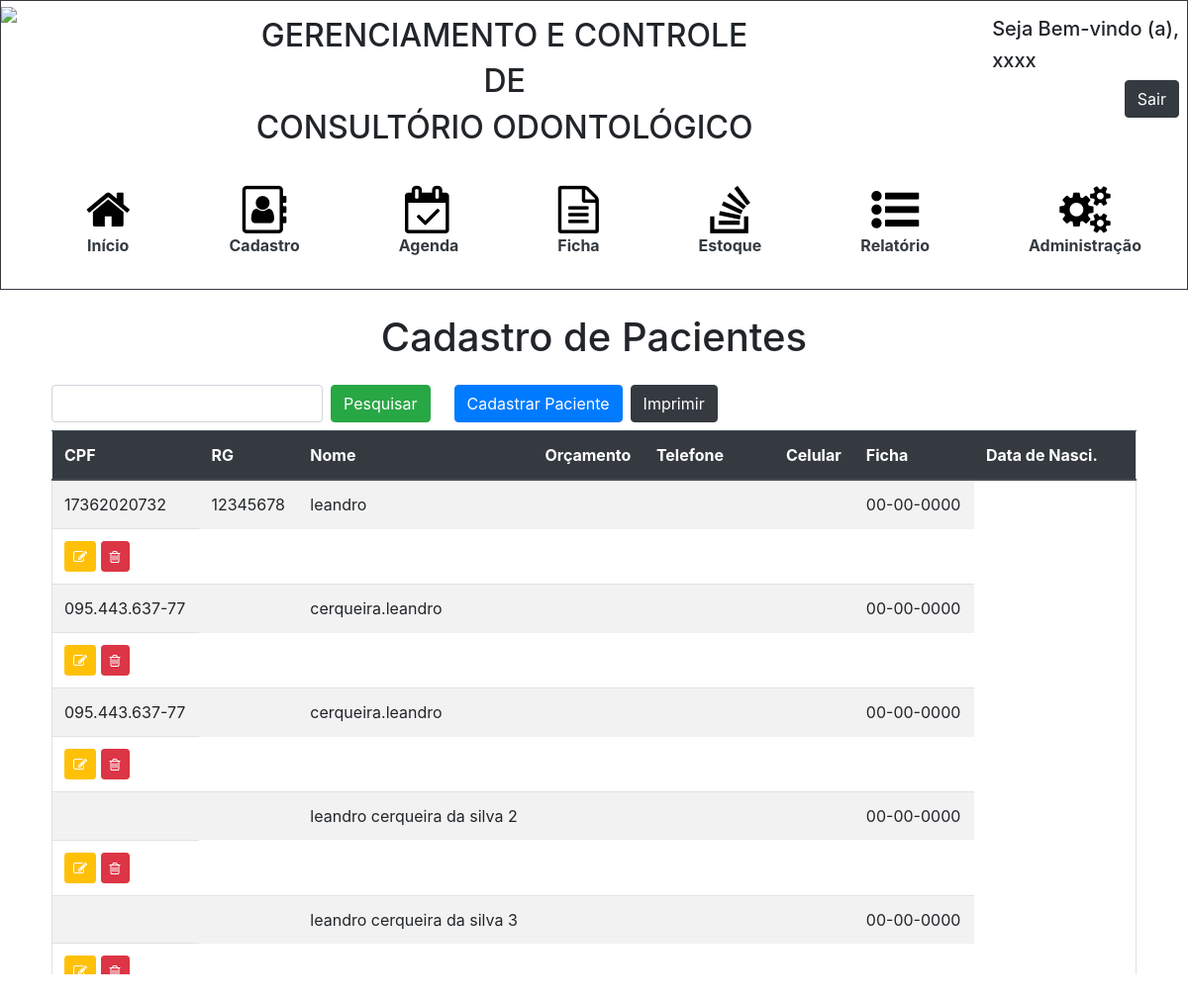
The page /pesquisarCadastro.php?nome=leandro on the database its author committed.
### tables this page shows
CREATE TABLE `pessoa`  (
  `id_pessoa` int(11) NOT NULL AUTO_INCREMENT,
  `cpf` varchar(15) NOT NULL,
  `rg` varchar(15) NOT NULL,
  `nome` varchar(100) NOT NULL,
  `orcamento` varchar(3) NULL DEFAULT NULL,
  `telefone` varchar(15) NULL DEFAULT NULL,
  `celular` varchar(15) NOT NULL,
  `email` varchar(50) NULL DEFAULT NULL,
  `cep` varchar(15) NOT NULL,
  `endereco` varchar(100) NOT NULL,
  `complemento` varchar(100) NULL DEFAULT NULL,
  `bairro` varchar(50) NOT NULL,
  `nascimento` date NOT NULL,
  `cidade` varchar(30) NOT NULL,
  `uf` varchar(5) NULL DEFAULT NULL,
  `situacaoficha` varchar(20) NULL DEFAULT NULL,
  `doencabase` varchar(255) NULL DEFAULT NULL,
  `alergia` varchar(255) NULL DEFAULT NULL,
  `medicamentos` varchar(255) NULL DEFAULT NULL,
  `cirurgia` varchar(255) NULL DEFAULT NULL,
  `internacoes` varchar(255) NULL DEFAULT NULL,
  `pa` varchar(255) NULL DEFAULT NULL,
  `queixaprinc` varchar(255) NULL DEFAULT NULL,
  PRIMARY KEY (`id_pessoa`) USING BTREE
);

### pesquisarCadastro.php (the view, shortened to what this page needs)
<!DOCTYPE html>
<html>
	<head>
		<link rel="stylesheet" href="https://stackpath.bootstrapcdn.com/bootstrap/4.3.1/css/bootstrap.min.css">
		<link rel="stylesheet" href="https://cdnjs.cloudflare.com/ajax/libs/font-awesome/4.7.0/css/font-awesome.min.css">
		<link rel="stylesheet" type="text/css" href="styleHeader.css">
	</head>
	<body>
		<?php include 'header.php'?>
		<h1 class = "text-center mb-4">Cadastro de Pacientes</h1>
        <div class = "pl-5 pr-5">
            <span class = "d-flex d-inline-flex mb-2">
                <form class="form-inline">
                    <input class="form-control mr-2 ml-1" type="search" name = "nome">
                    <button class="btn btn-success btn-md mr-3" type="submit">Pesquisar</button>
                </form>
                <?php
                    if(isset($_GET["nome"])){
                        $nome = $_GET["nome"];
                        include_once 'conexao.php';
                        $sql = "SELECT * FROM pessoa WHERE nome
                        LIKE '%{$nome}%'";
                        $result = mysqli_query($con, $sql);
                        $totalRegistros = mysqli_num_rows($result);
                        if($totalRegistros > 0){
                ?>
                <button type="button" class="btn btn-primary btn-md ml-2" data-toggle="modal" data-target="#modal1">Cadastrar Paciente</button>
                <input type="button" class ="btn btn-dark ml-2" onclick="window.print();" value="Imprimir">
            </span>
            <div class = "overflow-auto ml-1 mr-1" style = "max-height: 550px">
                <table class="table border table-striped">
                    <thead id = "theadCadastro" class = "thead-dark">
                        <tr>
                            <th scope="col">CPF</th>
                            <th scope="col">RG</th>
                            <th scope="col">Nome</th>
                            <th scope="col">Orçamento</th>
                            <th scope="col">Telefone</th>
                            <th scope="col">Celular</th>
                            <th scope="col">Ficha</th>
                            <th scope="col">Data de Nasci.</th>
                            <th scope="col"></th>
                        </tr>
                    </thead>
                    <tbody id = "tbodyCadastro">
                    <?php
                            while($array = mysqli_fetch_array($result)){
                            $idPessoa = $array['id_pessoa'];
                            $nascimento = $array['nascimento'];
                            $dtNasci = explode('-', $nascimento);
                            $datadeNascimento = $dtNasci[2] . "-" . $dtNasci[1]. "-" . $dtNasci[0];
                        ?>
                            <tr>
                                <td><?php echo $array['cpf'];?></td>
                                <td><?php echo $array['rg'];?></td>
                                <td><?php echo $array['nome'];?></td>
                                <td><?php echo $array['telefone'];?></td>
                                <td><?php echo $array['celular'];?></td>
                                <td><?php echo $array['situacaoficha'];?></td>
                                <td><?php echo $datadeNascimento?></td>
                            </tr>
                            <td>
                                <a class="btn btn-warning btn-sm"  style="color:#fff" href="editarCadastro.php?id=<?php echo $idPessoa?>" role="button"><i class="fa fa-pencil-square-o" aria-hidden="true"></i></a>
                                <a class="btn btn-danger btn-sm"  style="color:#fff" href="#" onclick = "excluir(<?php echo $array['id_pessoa']?>)" role="button"><i class="fa fa-trash-o" aria-hidden="true"></i></a>
                            </td>
                            <?php
                            }
                        } else {
                            echo "Nenhum registro encontrado!";
                        }
                    }
                    ?>
                    </tbody>
                </table>
            </div>
        </div>
	</body>
</html>

### rows shown on the page
pessoa: cpf "17362020732", rg "12345678", nome "leandro", nascimento "00-00-0000"
pessoa: cpf "095.443.637-77", nome "cerqueira.leandro", nascimento "00-00-0000"
pessoa: cpf "095.443.637-77", nome "cerqueira.leandro", nascimento "00-00-0000"
pessoa: nome "leandro cerqueira da silva 2", nascimento "00-00-0000"
pessoa: nome "leandro cerqueira da silva 3", nascimento "00-00-0000"
